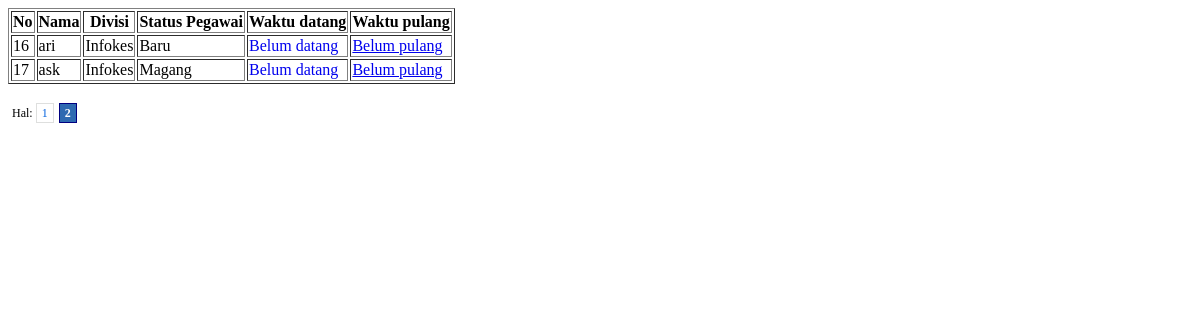
The page /modul/presensi.php?halaman=2 on the database its author committed.
### tables this page shows
CREATE TABLE IF NOT EXISTS `pegawai` (
  `id_pegawai` int(5) NOT NULL AUTO_INCREMENT,
  `username` varchar(100) NOT NULL,
  `id_divisi` int(2) NOT NULL,
  `id_status_pegawai` int(2) NOT NULL,
  `nama` varchar(100) NOT NULL,
  `password` varchar(100) NOT NULL,
  `jk` enum('L','P') NOT NULL,
  `alamat` varchar(200) NOT NULL,
  `no_hp` int(20) NOT NULL,
  `status` int(2) NOT NULL,
  PRIMARY KEY (`id_pegawai`),
  KEY `id_pegawai` (`id_pegawai`),
  KEY `id_divisi` (`id_divisi`),
  KEY `id_status_pegawai` (`id_status_pegawai`),
  KEY `id_pegawai_2` (`id_pegawai`),
  KEY `id_divisi_2` (`id_divisi`),
  KEY `id_status_pegawai_2` (`id_status_pegawai`)
);

CREATE TABLE IF NOT EXISTS `divisi` (
  `id_divisi` int(2) NOT NULL AUTO_INCREMENT,
  `nama_divisi` varchar(20) NOT NULL,
  PRIMARY KEY (`id_divisi`)
);

CREATE TABLE IF NOT EXISTS `status_pegawai` (
  `id_status_pegawai` int(2) NOT NULL AUTO_INCREMENT,
  `status_pegawai` varchar(20) NOT NULL,
  PRIMARY KEY (`id_status_pegawai`)
);

### modul/presensi.php (the view, shortened to what this page needs)
<?php
include"config/class_paging.php";
?>
<table class='display' id='tabeldata' border='1'>
  <thead>
  <tr>
    <th width='5px'>No</th>
    <th>Nama</th>
    <th align='center'>Divisi</th>
    <th align='center'>Status Pegawai</th>
    <th align='center'>Waktu datang</th>
    <th align='center'>Waktu pulang</th>
  </tr>
  </thead>
<tbody>
<?php
$a = new Paging;
$limit =15;
$posisi = $a->cariPosisi($limit);
$ambil=mysql_query("select*from pegawai,status_pegawai,divisi where pegawai.id_status_pegawai=status_pegawai.id_status_pegawai and pegawai.id_divisi=divisi.id_divisi and status='1' limit $posisi,$limit");
$no = $posisi + 1;
while($tampil=mysql_fetch_array($ambil)){
?>
<tr>
   <td><?php echo"$no";?></td>
   <td><?php echo"$tampil[nama]";?></td>
   <td><?php echo"$tampil[nama_divisi]";?></td>
   <td><?php echo"$tampil[status_pegawai]";?></td>
   <td>
    <?php
      $id_pegawai=$tampil['id_pegawai'];
      $date=gmdate('Y-m-d',time()+60*60*7);
      $data=mysql_query("select*from absensi where id_pegawai='$id_pegawai' and tanggal='$date' limit 1");
      $cek=mysql_num_rows($data);
      if($cek>=1){
        $tampil_waktu_datang=mysql_fetch_array($data);
        $tampil_keterangan=$tampil_waktu_datang['keterangan'];
        $time=$tampil_waktu_datang['datang'];
        if(($tampil_keterangan=='04')and ($time>'08:05:00')){
          echo"<b style='color:red;'>$time</b>";
        }else if(($tampil_keterangan=='04')and ($time<='08:05:00')){
            echo"<b style='color:orange;'>$time</b>";
        }else if($tampil_keterangan=='02'){
              echo"<b>Izin</b>";
        }else if($tampil_keterangan=='03'){
                    echo"<b>Sakit</b>";
        }else{
              echo"<b>$time</b>";
        }
      }else{
     ?>
        <a href='?page=kedatangan&id_pegawai=<?php echo"$id_pegawai";?>' style='text-decoration:none;'>Belum datang</a>
    <?php
      }
    ?>
  </td>
  <td>
    <?php
      $ambil_genah_muleh=mysql_query("select*from absensi where id_pegawai='$id_pegawai' and tanggal='$date' limit 1");
      $cek_genah_muleh=mysql_num_rows($ambil_genah_muleh);
      if($cek_genah_muleh>=1){
          $tampil_genah_muleh=mysql_fetch_array($ambil_genah_muleh);
          $keterangan=$tampil_genah_muleh['keterangan'];
          $genah_muleh=$tampil_genah_muleh['pulang'];
          if($genah_muleh!='00:00:00' and $keterangan!='02' and $keterangan!='03'){
            echo"$genah_muleh";
          }else if($keterangan=='02'){
            echo"<b>Izin</b>";
          }else if($keterangan=='03'){
              echo"<b>Sakit</b>";
          }else{
                echo"<a href='?page=kepulangan&id_pegawai=$id_pegawai'>Belum pulang</a>";
          }
      }else{
        echo"<a href='#'>Belum pulang</a>";
      }
      ?>
  </td>
</tr>
<?php
    $no++;
}
?>
</tbody>
</table><br>
<?php
$jmldata = mysql_num_rows(mysql_query("select*from pegawai,status_pegawai,divisi where pegawai.id_status_pegawai=status_pegawai.id_status_pegawai and pegawai.id_divisi=divisi.id_divisi"));
$jmlhalaman  = $a->jumlahHalaman($jmldata, $limit);
$linkHalaman = $a->navHalaman($_GET[halaman], $jmlhalaman);
echo "<div class=paging>Hal: $linkHalaman</div><br>";
?>

### config/paging3.css (style rules this page uses)
div.paging { padding: 2px; margin: 2px; text-align: left; font-family: tahoma; font-size: 12px; }

### rows shown on the page
pegawai: nama "ari", id_divisi.nama_divisi "Infokes", id_status_pegawai.status_pegawai "Baru"
pegawai: nama "ask", id_divisi.nama_divisi "Infokes", id_status_pegawai.status_pegawai "Magang"
